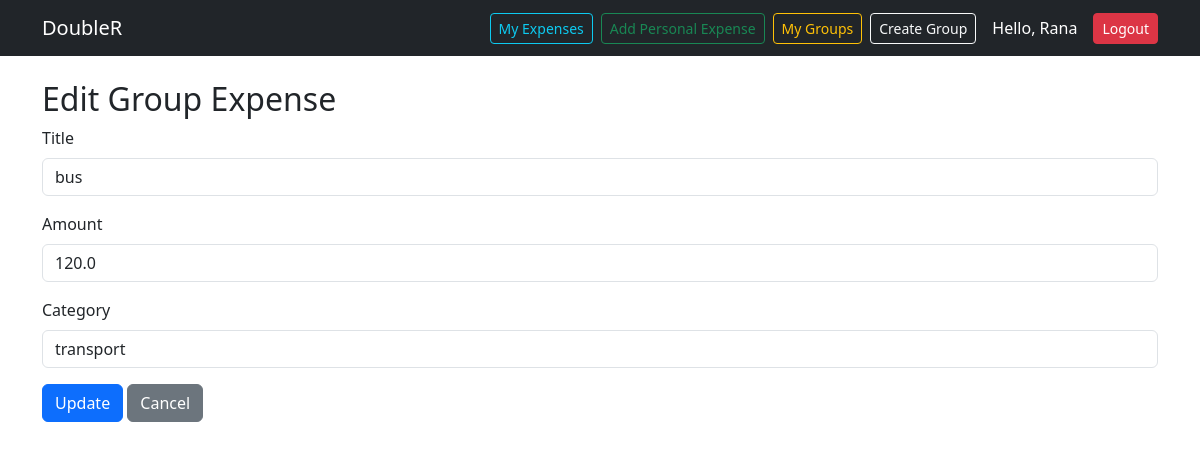
The page /expenses/personal/edit/2 (signed in) on the database its author committed.
### tables this page shows
CREATE TABLE personal_expenses (
    id INTEGER PRIMARY KEY AUTOINCREMENT,
    user_id INTEGER NOT NULL,
    title TEXT NOT NULL,
    amount REAL NOT NULL,
    category TEXT,
    created_at TEXT DEFAULT CURRENT_TIMESTAMP,
    FOREIGN KEY (user_id) REFERENCES users(id)
);

### routes/expense_routes.py (the view, shortened to what this page needs)
@expense_bp.route("/personal/edit/<int:expense_id>", methods=["GET", "POST"])
def edit_personal_expense(expense_id):
    if "user_id" not in session:
        flash("Please login first.", "danger")
        return redirect(url_for("auth.login"))
    conn = get_db_connection()
    expense = conn.execute(
        "SELECT * FROM personal_expenses WHERE id = ? AND user_id = ?",
        (expense_id, session["user_id"])
    ).fetchone()
    if not expense:
        conn.close()
        flash("Unauthorized access.", "danger")
        return redirect(url_for("expense.personal_expenses"))
    conn.close()
    return render_template("expenses/edit_personal.html", expense=expense)

### db/connection.py (called while the page is built)
def get_db_connection():
    conn = sqlite3.connect("database.db")
    conn.row_factory = sqlite3.Row
    return conn

### templates/expenses/edit_personal.html
{% extends "base.html" %}
{% block content %}
<h2>Edit Group Expense</h2>
<form method="POST">
    <div class="mb-3">
        <label class="form-label">Title</label>
        <input type="text" name="title" class="form-control"
               value="{{ expense['title'] }}" required>
    </div>
    <div class="mb-3">
        <label class="form-label">Amount</label>
        <input type="number" step="0.01" name="amount" class="form-control"
               value="{{ expense['amount'] }}" required>
    </div>
    <div class="mb-3">
        <label class="form-label">Category</label>
        <input type="text" name="category" class="form-control"
               value="{{ expense['category'] }}">
    </div>
    <button type="submit" class="btn btn-primary">Update</button>
    <a href="/groups/{{ group_id }}" class="btn btn-secondary">Cancel</a>
</form>
{% endblock %}

### rows shown on the page
personal_expenses: title "bus", amount "120.0", category "transport"

### other values the page prints
{{ session['username'] }} "Rana"
